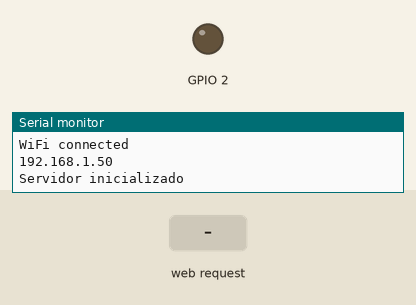
Recording of a sketch running on a simulated ESP8266 (NodeMCU). On the bench: output pins drawn as LEDs (lit = HIGH), the last lines printed to the serial monitor. The test bench sets the inputs (shaded band). WiFi joins after 1.5 s; servers stay silent unless stated.

Above: at 2.7 s.
2.8 s: HTTP request GET /led2_off received
At 4.0 s:
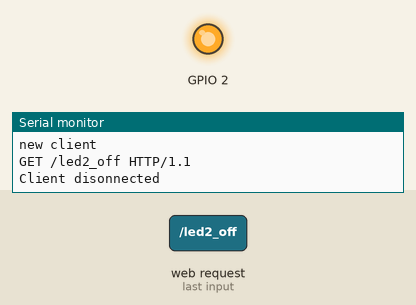
4.3 s: HTTP request GET /led2_on received
At 5.3 s:
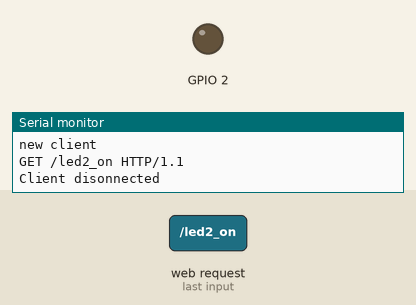
Timing chart, 0 to 7.3 s (numbered marks = the images above; inputs shaded):
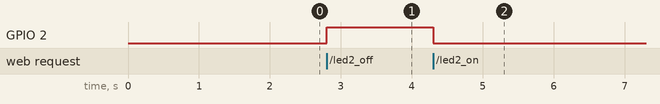

The sketch:

nodeWebServer.ino
```cpp
#include <ESP8266WiFi.h>

char *ssid = "UFAL";
char *password = NULL;
char *name = "ESP";
#define DEBUG if(1)
WiFiServer server(80);

void setup() {
  Serial.begin(115200);
  delay(10);
  connectWiFi();
  pinMode(2, OUTPUT);
}

void initServer() {
  server.begin();
  DEBUG Serial.println("Servidor inicializado");
}

bool connectWiFi() {
  DEBUG Serial.print("Connecting to ");
  DEBUG Serial.println(ssid);
  WiFi.hostname(name);
  WiFi.begin(ssid, password);
  int count = 0;
  while (WiFi.status() != WL_CONNECTED && count < 20 ) {
    delay(500);      count++;
  }
  if (WiFi.status() == WL_CONNECTED) {
    DEBUG Serial.println("WiFi connected");
    Serial.println(WiFi.localIP());
    initServer();
    return true;
  }
  DEBUG Serial.println("WiFi disconnected");
  return false;
}


void loop() {
  WiFiClient client = server.available();
  if (!client) {
    return;
  }

  DEBUG Serial.println("new client");
  while (!client.available()) {
    delay(1);
  }

  String req = client.readStringUntil('\r');
  DEBUG Serial.println(req);
  client.flush();

  String buf = "";
  buf += "HTTP/1.1 200 OK\r\nContent-Type: text/html\r\n\r\n<!DOCTYPE HTML>\r\n";
  buf += "<html lang=\"pt-br\"><head><meta name=\"viewport\" content=\"width=device-width, initial-scale=1, user-scalable=no\"/>\r\n";
  buf += "<title>ESP8266 Web Server</title>";
  buf += "<style>.c{text-align: center;} div,input{padding:5px;font-size:1em;} input{width:80%;} body{text-align: center;font-family:verdana;} button{border:0;border-radius:0.3rem;background-color:#1fa3ec;color:#fff;line-height:2.4rem;font-size:1.2rem;width:100%;} .q{float: right;width: 64px;text-align: right;}</style>";
  buf += "</head>";
  buf += "<h3>ESP - Web Server</h3>";
  buf += "<p>LED <a href=\"?function=led2_on\"><button>ON</button></a> <a href=\"?function=led2_off\"><button>OFF</button></a></p>";
  buf += "</html>\n";

  client.print(buf);
  client.flush();

  if (req.indexOf("led2_on") != -1)
    digitalWrite(2, 0);
  else if (req.indexOf("led2_off") != -1)
    digitalWrite(2, 1);
  else {
    DEBUG Serial.println("invalid request");
    client.stop();
  }
  DEBUG Serial.println("Client disonnected");
}
```

Measured:
- after the input at 2.8 s, GPIO 2: LOW → HIGH at once
- after the input at 4.3 s, GPIO 2: HIGH → LOW at once
